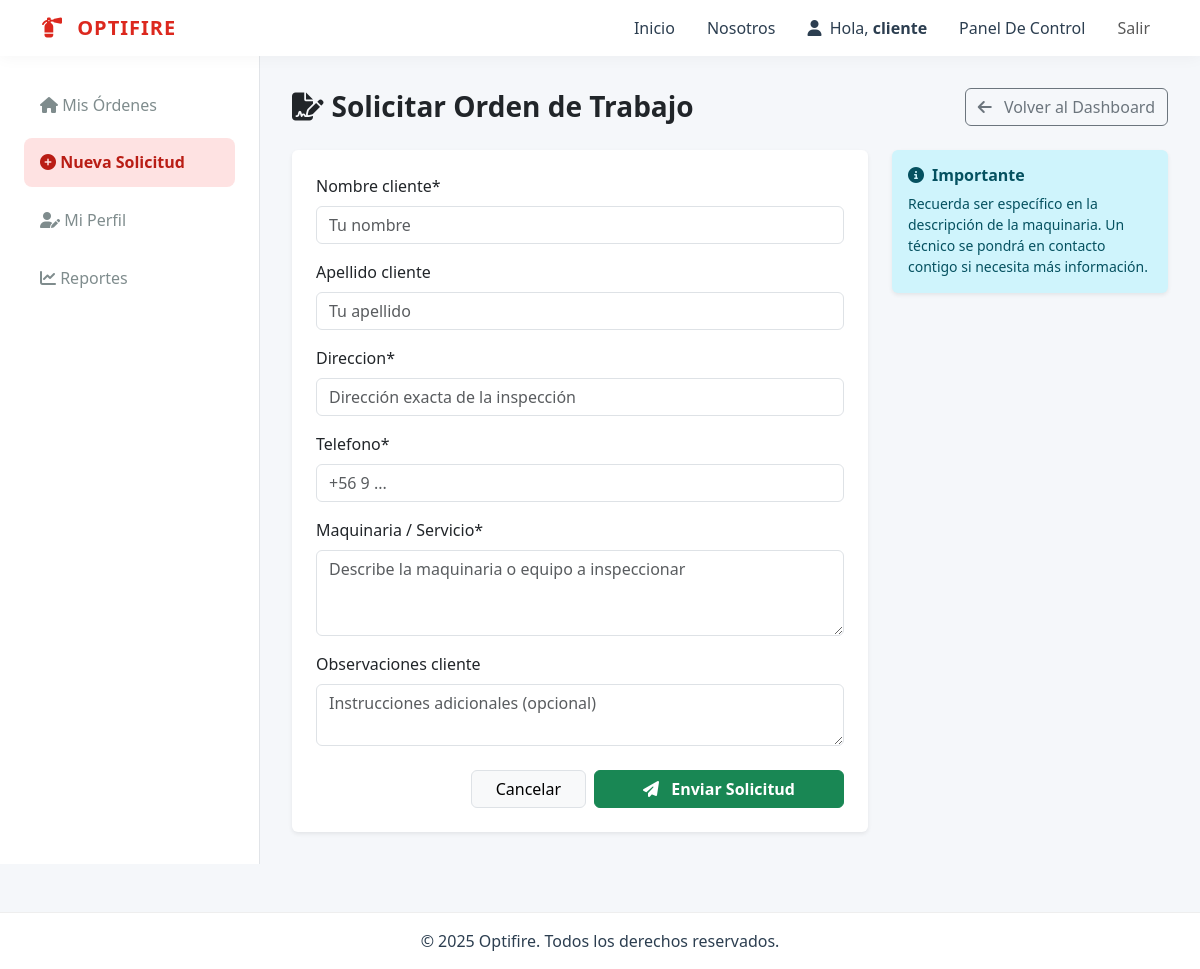
The app's page /usuarios/solicitar-inspeccion/ (signed in), older data.
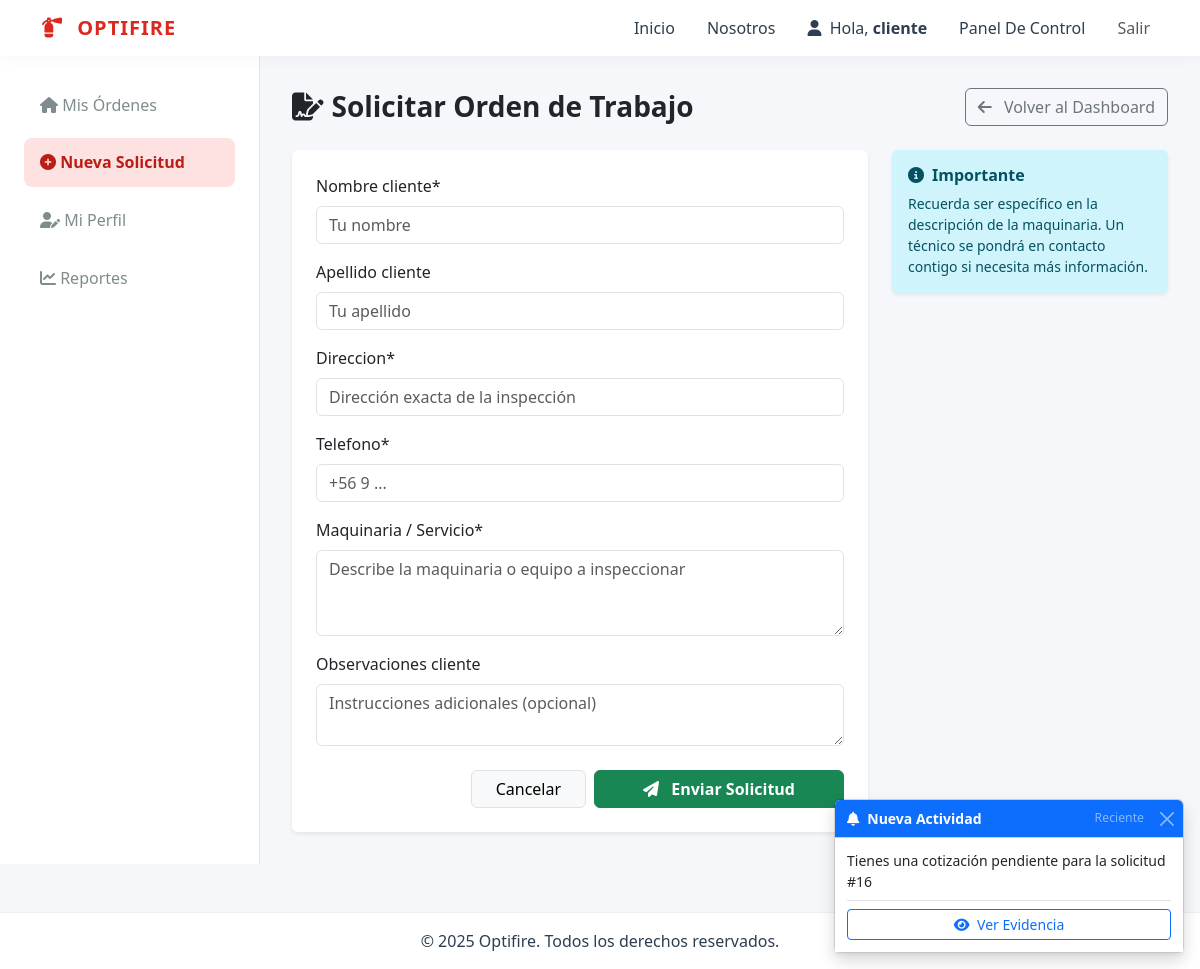
The same page, newer data.
### usuarios/models.py (models this page shows, shortened)
class Notificacion(models.Model):
    usuario = models.ForeignKey(User, on_delete=models.CASCADE, related_name='notificaciones')
    mensaje = models.CharField(max_length=255)
    enlace = models.CharField(max_length=255, blank=True, null=True) # Para ir a ver la foto
    leido = models.BooleanField(default=False)
    fecha_creacion = models.DateTimeField(auto_now_add=True)

### usuarios/views.py (the view)
# urls.py: path('solicitar-inspeccion/', views.solicitar_inspeccion, name='solicitar_inspeccion'),
@login_required
@user_passes_test(is_cliente)
def solicitar_inspeccion(request):
    if request.method == 'POST':
        form = SolicitudInspeccionForm(request.POST)
        if form.is_valid():
            solicitud = form.save(commit=False)
            solicitud.cliente = request.user
            solicitud.estado = EstadoSolicitud.PENDIENTE
            solicitud.save()
            messages.success(request, "Solicitud enviada.")
            return redirect('dashboard_cliente')
    else:
        form = SolicitudInspeccionForm()
    return render(request, 'dashboards/cliente/solicitar_inspeccion.html', {
        'form': form,
        'solicitudes': SolicitudInspeccion.objects.filter(cliente=request.user)
    })

### usuarios/forms.py
class SolicitudInspeccionForm(forms.ModelForm):
    class Meta:
        model = SolicitudInspeccion
        fields = [
            'nombre_cliente', 'apellido_cliente',
            'direccion', 'telefono',
            'maquinaria', 'observaciones_cliente'
        ]
        widgets = {
            'nombre_cliente': forms.TextInput(attrs={'class': 'form-control', 'placeholder': 'Tu nombre'}),
            'apellido_cliente': forms.TextInput(attrs={'class': 'form-control', 'placeholder': 'Tu apellido'}),
            'direccion': forms.TextInput(attrs={'class': 'form-control', 'placeholder': 'Dirección exacta de la inspección'}),
            'telefono': forms.TextInput(attrs={'class': 'form-control', 'placeholder': '+56 9 ...'}),
            'maquinaria': forms.Textarea(attrs={'class': 'form-control', 'rows': 3, 'placeholder': 'Describe la maquinaria o equipo a inspeccionar'}),
            'observaciones_cliente': forms.Textarea(attrs={'class': 'form-control', 'rows': 2, 'placeholder': 'Instrucciones adicionales (opcional)'}),
        }

### usuarios/views.py (called while the page is built)
def check_role(user, role_name):
    return user.is_authenticated and user.groups.filter(name=role_name).exists()

### templates/dashboards/cliente/solicitar_inspeccion.html (shortened to what this page needs)
{% extends "base_dashboard.html" %}
{% load static %}
{% load crispy_forms_tags %}
{% block dashboard_menu %}
    {% include "includes/cliente_menu.html" %}
{% endblock dashboard_menu %}
{% block dashboard_content %}
<div class="container-fluid px-0">
    <div class="d-flex justify-content-between align-items-center mb-4">
        <h1 class="h3 text-dark fw-bold mb-0">
            <i class="fas fa-file-signature me-2"></i>Solicitar Orden de Trabajo
        </h1>
        <a href="{% url 'dashboard_cliente' %}" class="btn btn-outline-secondary">
            <i class="fas fa-arrow-left me-2"></i> Volver al Dashboard
        </a>
    </div>
    <div class="row">
        <div class="col-lg-8">
            <div class="card shadow-sm border-0">
                <div class="card-body p-4">
                    <form method="post">
                        {{ form|crispy }}
                        <div class="d-grid gap-2 d-md-flex justify-content-md-end mt-4">
                            <a href="{% url 'dashboard_cliente' %}" class="btn btn-light border px-4">Cancelar</a>
                            <button type="submit" class="btn btn-success px-5 fw-bold">
                                <i class="fas fa-paper-plane me-2"></i> Enviar Solicitud
                            </button>
                        </div>
                    </form>
                </div>
            </div>
        </div>
        <div class="col-lg-4 d-none d-lg-block">
            <div class="alert alert-info shadow-sm border-0">
                <h6 class="alert-heading fw-bold"><i class="fas fa-info-circle me-2"></i>Importante</h6>
                <p class="small mb-0">
                    Recuerda ser específico en la descripción de la maquinaria. Un técnico se pondrá en contacto contigo si necesita más información.
                </p>
            </div>
        </div>
    </div>
</div>
{% endblock dashboard_content %}

### templates/base_dashboard.html (shortened to what this page needs)
{% extends "base.html" %}
{% block content %}
<div class="dashboard-wrapper">
    <nav class="sidebar">
       {% block dashboard_menu %}{% endblock %}
    </nav>
    <div class="dashboard-content">
       {% block dashboard_content %}{% endblock %}
    </div>
</div>
<div class="toast-container position-fixed bottom-0 end-0 p-3" style="z-index: 1100;">
    {% if mis_notificaciones %}
        {% for notif in mis_notificaciones %}
            <div class="toast show" role="alert" aria-live="assertive" aria-atomic="true" data-bs-autohide="false">
                <div class="toast-header bg-primary text-white">
                    <i class="fas fa-bell me-2"></i>
                    <strong class="me-auto">Nueva Actividad</strong>
                    <small class="text-white-50">Reciente</small>
                    <button type="button" class="btn-close btn-close-white" data-bs-dismiss="toast" aria-label="Close" onclick="marcarLeido({{ notif.id }})"></button>
                </div>
                <div class="toast-body bg-white text-dark shadow-sm">
                    {{ notif.mensaje }}
                    {% if notif.enlace %}
                        <div class="mt-2 pt-2 border-top">
                            <a href="{{ notif.enlace }}" class="btn btn-sm btn-outline-primary w-100" onclick="marcarLeido({{ notif.id }})">
                                <i class="fas fa-eye me-1"></i> Ver Evidencia
                            </a>
                        </div>
                    {% endif %}
                </div>
            </div>
        {% endfor %}
    {% endif %}
</div>
{% endblock %}

Row changes from the older to the newer data that the page shows:
added Notificacion: mensaje "Tienes una cotización pendiente para la solicitud #16"
